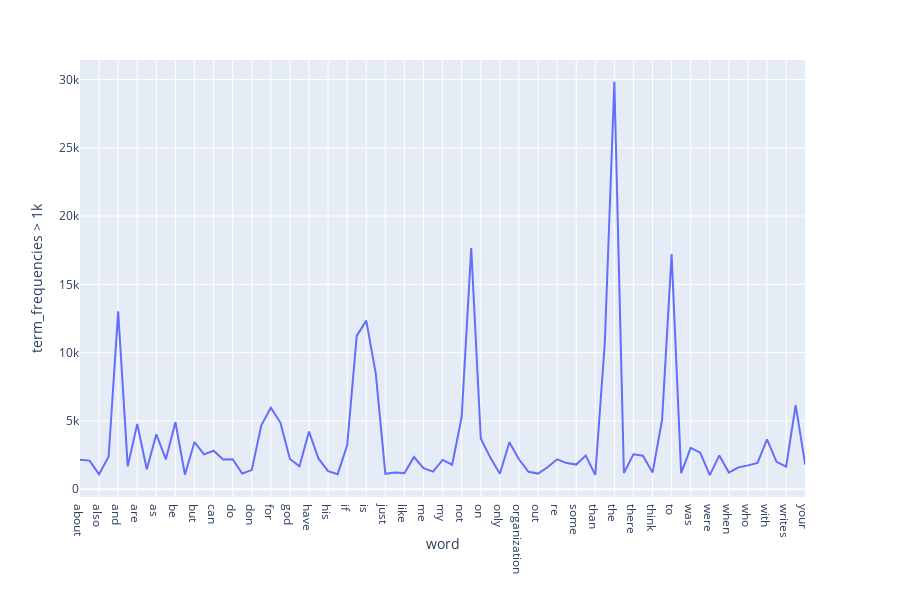

Write notebook code for a chart like this one.
### Code cell
# Answer here
import plotly.express as px

fig = px.line(x=candidate, y=[list(i)[0] for i in term_frequencies], labels={'x':'word', 'y':'term_frequencies > 1k'})
fig.show()

### Figure 1 — Plotly figure (JSON) as saved in the notebook; plotly's stock layout.template omitted (floating-point values rounded to 4 significant figures)
{"data": [{"hoverlabel": {"namelength": 0}, "hovertemplate": "word=%{x}<br>term_frequencies > 1k=%{y}", "legendgroup": "", "line": {"color": "#636efa", "dash": "solid"}, "mode": "lines", "name": "", "showlegend": false, "type": "scatter", "x": ["about", "all", "also", "an", "and", "any", "are", "article", "as", "at", "be", "been", "but", "by", "can", "com", "do", "does", "don", "edu", "for", "from", "god", "has", "have", "he", "his", "how", "if", "in", "is", "it", "just", "know", "like", "lines", "me", "more", "my", "no", "not", "of", "on", "one", "only", "or", "organization", "other", "out", "people", "re", "so", "some", "subject", "than", "that", "the", "their", "there", "they", "think", "this", "to", "university", "was", "we", "were", "what", "when", "which", "who", "will", "with", "would", "writes", "you", "your"], "xaxis": "x", "y": [2148, 2093, 1090, 2393, 13017, 1669, 4769, 1453, 4015, 2191, 4898, 1068, 3453, 2548, 2818, 2172, 2193, 1151, 1400, 4675, 5962, 4877, 2216, 1671, 4218, 2232, 1318, 1100, 3208, 11226, 12343, 8447, 1130, 1230, 1177, 2353, 1543, 1286, 2143, 1791, 5285, 17660, 3709, 2312, 1127, 3432, 2192, 1278, 1142, 1604, 2186, 1912, 1802, 2464, 1045, 10723, 29825, 1184, 2556, 2448, 1213, 5063, 17222, 1170, 3020, 2674, 1028, 2472, 1215, 1599, 1742, 1925, 3655, 2000, 1645, 6157, 1793], "yaxis": "y"}], "layout": {"height": 600, "legend": {"tracegroupgap": 0}, "margin": {"t": 60}, "xaxis": {"anchor": "y", "domain": [0, 0.98], "title": {"text": "word"}}, "yaxis": {"anchor": "x", "domain": [0, 1], "title": {"text": "term_frequencies > 1k"}}}}
